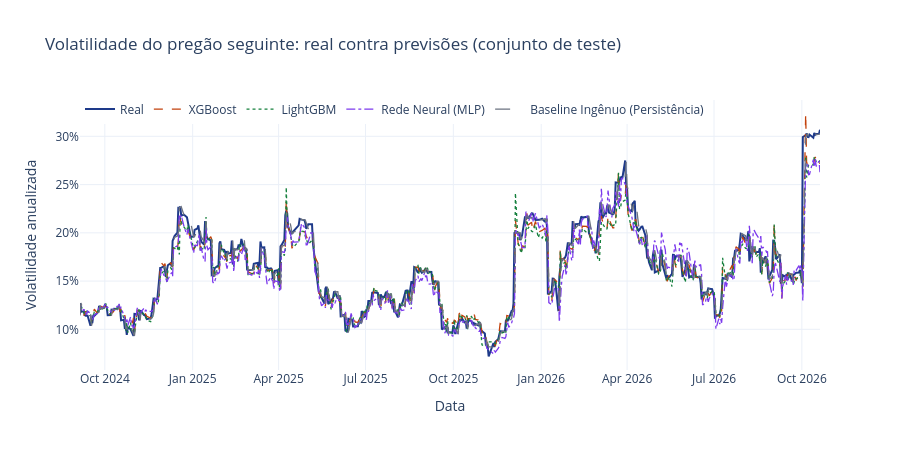

The notebook cell saved with this chart:
### Code cell
cores = {"XGBoost": "#c2410c", "LightGBM": "#15803d", "Rede Neural (MLP)": "#7c3aed", "Baseline Ingênuo (Persistência)": "#6b7280"}
tracos = {"XGBoost": "dash", "LightGBM": "dot", "Rede Neural (MLP)": "dashdot", "Baseline Ingênuo (Persistência)": "longdash"}

fig = go.Figure()
fig.add_trace(go.Scatter(x=datas_teste, y=dataset.y_test, name="Real", line=dict(color="#1e3a8a", width=2)))
for nome, previsao in predicoes_todas.items():
    fig.add_trace(go.Scatter(x=datas_teste, y=previsao, name=nome, line=dict(color=cores[nome], dash=tracos[nome], width=1.3)))
fig.update_layout(
    title="Volatilidade do pregão seguinte: real contra previsões (conjunto de teste)",
    xaxis_title="Data", yaxis_title="Volatilidade anualizada", yaxis_tickformat=".0%",
    hovermode="x unified", template="plotly_white", height=450, separators=",.",
    legend=dict(orientation="h", y=1.02),
)
fig.show()

### Figure 1 — Plotly figure (JSON) as saved in the notebook; plotly's stock layout.template omitted (floating-point values rounded to 4 significant figures; data arrays with more than 128 entries replaced by an {"elided": "..."} marker saying what was removed)
{"data": [{"line": {"color": "#1e3a8a", "width": 2}, "name": "Real", "type": "scatter", "x": {"elided": "527 str values"}, "y": {"elided": "527 float values"}}, {"line": {"color": "#c2410c", "dash": "dash", "width": 1.3}, "name": "XGBoost", "type": "scatter", "x": {"elided": "527 str values"}, "y": {"elided": "527 float values"}}, {"line": {"color": "#15803d", "dash": "dot", "width": 1.3}, "name": "LightGBM", "type": "scatter", "x": {"elided": "527 str values"}, "y": {"elided": "527 float values"}}, {"line": {"color": "#7c3aed", "dash": "dashdot", "width": 1.3}, "name": "Rede Neural (MLP)", "type": "scatter", "x": {"elided": "527 str values"}, "y": {"elided": "527 float values"}}, {"line": {"color": "#6b7280", "dash": "longdash", "width": 1.3}, "name": "Baseline Ingênuo (Persistência)", "type": "scatter", "x": {"elided": "527 str values"}, "y": {"elided": "527 float values"}}], "layout": {"height": 450, "hovermode": "x unified", "legend": {"orientation": "h", "y": 1.02}, "separators": ",.", "title": {"text": "Volatilidade do pregão seguinte: real contra previsões (conjunto de teste)"}, "xaxis": {"title": {"text": "Data"}}, "yaxis": {"tickformat": ".0%", "title": {"text": "Volatilidade anualizada"}}}}
